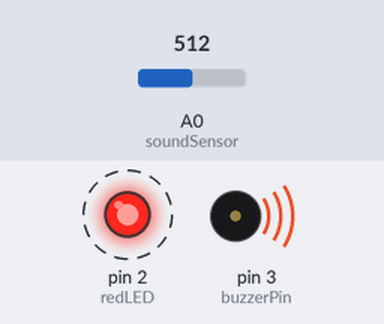
The sketch below on a simulated Arduino Uno, built with avr-gcc and run on an emulated ATmega328P. Parts: output pins drawn as LEDs (lit = HIGH), buzzer (waves = sounding, pin HIGH). Dashed ring = blinking. Inputs (shaded band) come from the test bench; at power-on: A0 (soundSensor) = 512.

Above: at 1.27 s.
1.3 s: A0 (soundSensor) set to 53
4.3 s: A0 (soundSensor) set to 47
At 4.7 s:
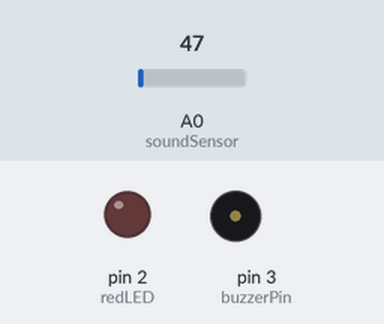
5.8 s: A0 (soundSensor) set to 122
At 8.7 s:
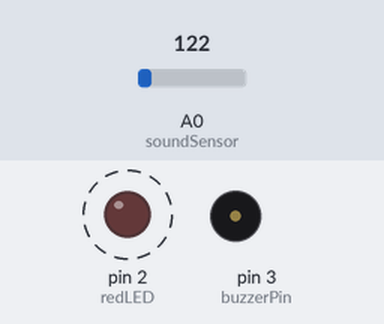
8.8 s: A0 (soundSensor) set to 0
At 9.8 s:
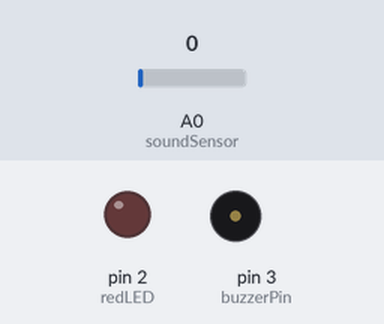
Timing chart, 0 to 11.3 s (numbered marks = the images above; inputs shaded):
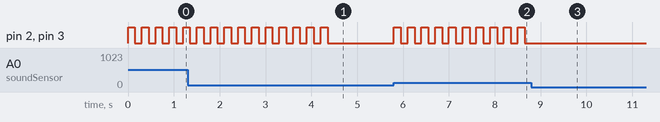

Measured:
- the behaviour switches between 50 and 49 on A0 (soundSensor) (found by bisection; images 0 and 1)
- after the input at 4.3 s, pin 2 (redLED), pin 3 (buzzerPin): goes on until 4.4 s, then stays LOW
- after the input at 5.8 s, pin 2 (redLED), pin 3 (buzzerPin): alternates HIGH for 0.15 s and LOW for 0.15 s, starting at once
- after the input at 8.8 s, pin 2 (redLED), pin 3 (buzzerPin): stops changing and stays LOW
- by itself, pin 2 (redLED), pin 3 (buzzerPin): alternates HIGH for 0.15 s and LOW for 0.15 s

The sketch:

layer_2_sound.ino
```cpp
int reedSwitch = 4;
bool reed_switch_value;
int redLED = 2;
int buzzerPin = 3;
int soundSensor = A0;
int sound_sensor_value;
int soundTh = 50;

void setup()
{
    // put your setup code here, to run once:
    Serial.begin(9600);
    pinMode(reedSwitch, INPUT);
    pinMode(redLED, OUTPUT);
    pinMode(buzzerPin, OUTPUT);
    pinMode(soundSensor, INPUT);
}

void loop()
{
    // put your main code here, to run repeatedly:
    sound_sensor_value = analogRead(soundSensor);
    if (sound_sensor_value >= soundTh)
    {
        digitalWrite(redLED, HIGH);
        digitalWrite(buzzerPin, HIGH);
        delay(150);

        digitalWrite(redLED, LOW);
        digitalWrite(buzzerPin, LOW);
        delay(150);
    }
}

void reedL1()
{
    reed_switch_value = digitalRead(reedSwitch);
    if (reed_switch_value == LOW)
    {
        digitalWrite(redLED, HIGH);
        digitalWrite(buzzerPin, HIGH);
        delay(200);

        digitalWrite(buzzerPin, LOW);
        delay(300);

        digitalWrite(redLED, LOW);
        delay(500);
    }
}
```
